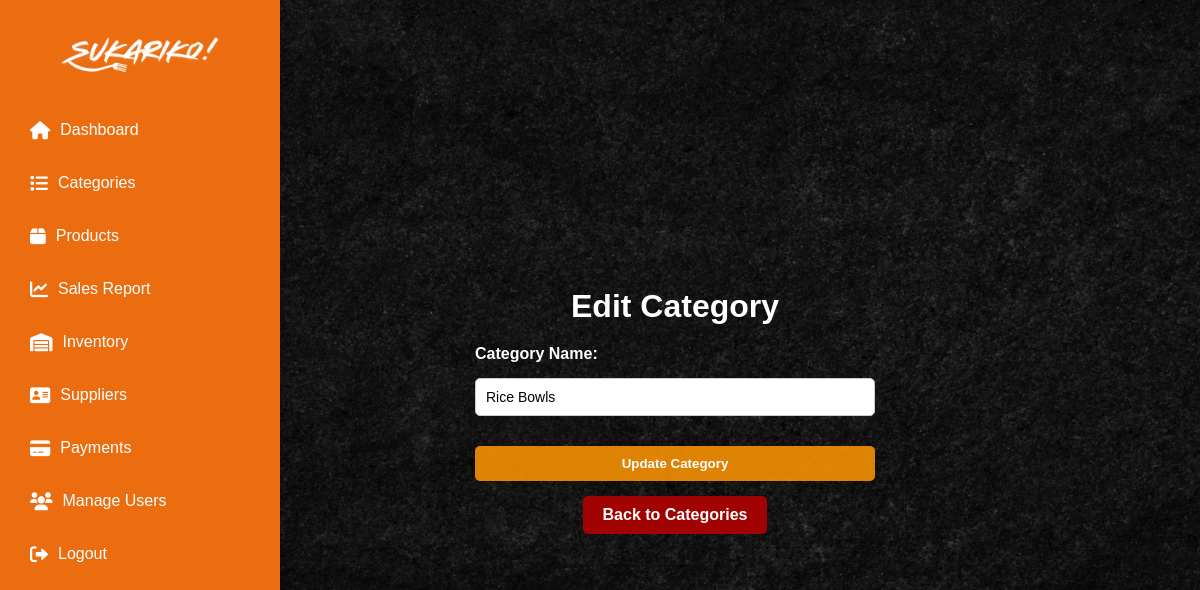
The page /Super_Admin/edit_category.php?id=5 on the database as committed earlier.
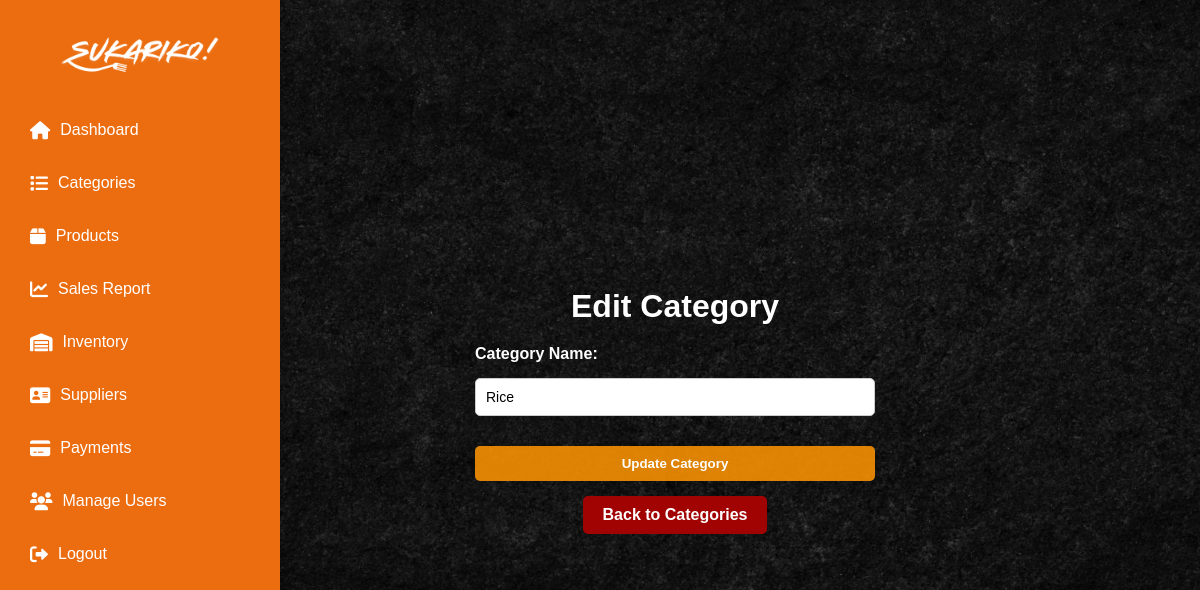
The same page on the database as committed later.
### tables this page shows
CREATE TABLE `categories` (
  `id` int(11) NOT NULL,
  `name` varchar(255) NOT NULL,
  `created_at` timestamp NOT NULL DEFAULT current_timestamp(),
  `category_code` varchar(50) NOT NULL,
  `img` varchar(255) DEFAULT NULL
);

### Super_Admin/edit_category.php (the view, shortened to what this page needs)
<?php
require __DIR__ . '/../db.php';
$id = $_GET['id'];
try {
    $stmt = $pdo->prepare("SELECT * FROM categories WHERE id = ?");
    $stmt->execute([$id]);
    $category = $stmt->fetch(PDO::FETCH_ASSOC);
} catch (PDOException $e) {
    die("Database error: " . $e->getMessage());
}
?>
<!DOCTYPE html>
<html lang="en">
<head>
    <link rel="stylesheet" href="https://cdnjs.cloudflare.com/ajax/libs/font-awesome/6.0.0/css/all.min.css">
</head>
<body>
    <div class="sidebar">
        <h2>
            <img src="../imgmain/logo1.png" alt="image">
        </h2>
        <ul>
            <li><a href="super_admin_dashboard.php" class="active"><i class="fas fa-home"></i> Dashboard</a></li>
            <li><a href="categories.php"><i class="fas fa-list"></i> Categories</a></li>
            <li><a href="products.php"><i class="fas fa-box"></i> Products</a></li>
            <li><a href="sales_report.php"><i class="fas fa-chart-line"></i> Sales Report</a></li>
            <li><a href="view_inventory.php"><i class="fas fa-warehouse"></i> Inventory</a></li>
            <li><a href="suppliers.php"><i class=" fas fa-address-card"></i>Suppliers</a></li>
            <li><a href="payments.php"><i class="fas fa-credit-card"></i> Payments</a></li>
            <li><a href="users.php"><i class="fas fa-users"></i> Manage Users</a></li>
            <li><a href="/POS/logout.php"><i class="fas fa-sign-out-alt"></i> Logout</a></li>
        </ul>
    </div>
    <div class="container">
        <h1>Edit Category</h1>
        <form action="" method="post">
            <label for="category_name">Category Name:</label>
            <input type="text" name="category_name" id="category_name"
                value="<?= htmlspecialchars($category['name']); ?>" required>
            <button type="submit">Update Category</button>
        </form>
        <a href="categories.php" class="back-button">Back to Categories</a>
    </div>
</body>
</html>

Rows that differ between the two databases and show on the page:
changed categories: category_name "Rice Bowls" → "Rice"
